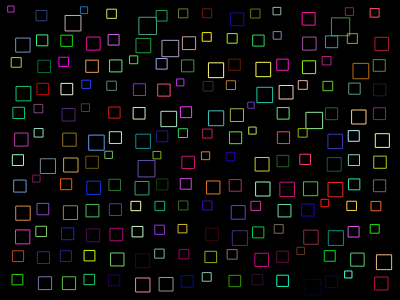
Frame 1 (no input)
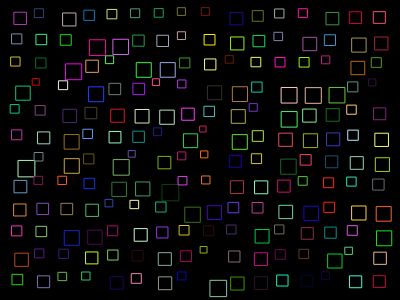
Frame 60 (no input)
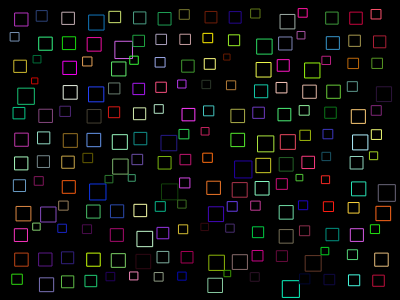
Frame 120 (the mouse pressed at the canvas centre since frame 60)

The p5.js sketch that drew these frames (run headless with seeded random() and noise() and a simulated clock; from frame 60 on, the mouse is pressed at the canvas centre):

// p5.js sketch
// ── sketch.js
/* blank raster to draw in */
/* two ways of iterating over the fields in the raster */

var field_x; // width of single raster field
var field_y; // height of single raster field
var margin_x; // width horizontal margins
var margin_y; // height of vertical margins
var num_fields_x; // number of rasterfields on x axis
var num_fields_y; // number of raster fields on y axis
var foos = [];
var xoff = 0;
var n;


function setup() {
  createCanvas( 400, 300 );
  background( 51 );
  // set single field in raster
  field_x = 24;
  field_y = 24;
  // calculate horizontal side margins
  margin_x = width % field_x / 2;
  // calculate vertical side margins
  margin_y = height % field_y / 2;

  // for loop with field values
  for ( var y = margin_y; y < height - margin_y; y += field_y ) {
    for ( var x = margin_x; x < width - margin_x; x += field_x  ) {
      stroke( 255 );
      noFill();
      foos.push( new Foo( x, y, field_x, field_y ) );
    }
  }
}

function draw() {
  background( 0 );
  // for loop with field values
  for ( var y = margin_y; y < height - margin_y; y += field_y ) {
    for ( var x = margin_x; x < width - margin_x; x += field_x  ) {
      stroke( 255 );
      noFill();
      // rect( x, y, field_x, field_y );
    }
  }
  for ( var i = 0; i < foos.length; i++ ) {
    objt = foos[ i ];
    n = noise( xoff + objt.randfac )
    objt.thing_x = map( n, 0, 1, objt.x, objt.limit_x );
    objt.thing_y = map( n, 0, 1, objt.y, objt.limit_y );
    objt.thing_rad = map( n, 0, 1, 2, 10 );
    objt.display();
    xoff += 0.0001;
  }
}

// ── my_object.js
function Foo( x, y, w, h ) {
  // create a rectangle from x/y to limit_x/limit_y
  this.x = x;
  this.y = y;
  this.w = w;
  this.h = h;
  this.limit_x = this.x + this.w;
  this.limit_y = this.y + this.h;

  this.r = Math.floor( random( 0, 256 ) );
  this.g = Math.floor( random( 0, 256 ) );
  this.b = Math.floor( random( 0, 256 ) );

  this.randfac = random( 0, 1000 );

  // put something inside
  this.thing_x = Math.floor( random( this.x, this.limit_x ) );
  this.thing_y = Math.floor( random( this.y, this.limit_y ) );
  this.thing_rad = Math.floor( random( 2, 6) );

  this.display = function() {
    push();
    noFill();
    stroke( this.r, this.g, this.b );
    // ellipseMode( RADIUS );
    // ellipse(this.thing_x, this.thing_y, this.thing_rad, this.thing_rad );
    rectMode( RADIUS );
    rect(this.thing_x, this.thing_y, this.thing_rad, this.thing_rad );
    pop();
  };

}
